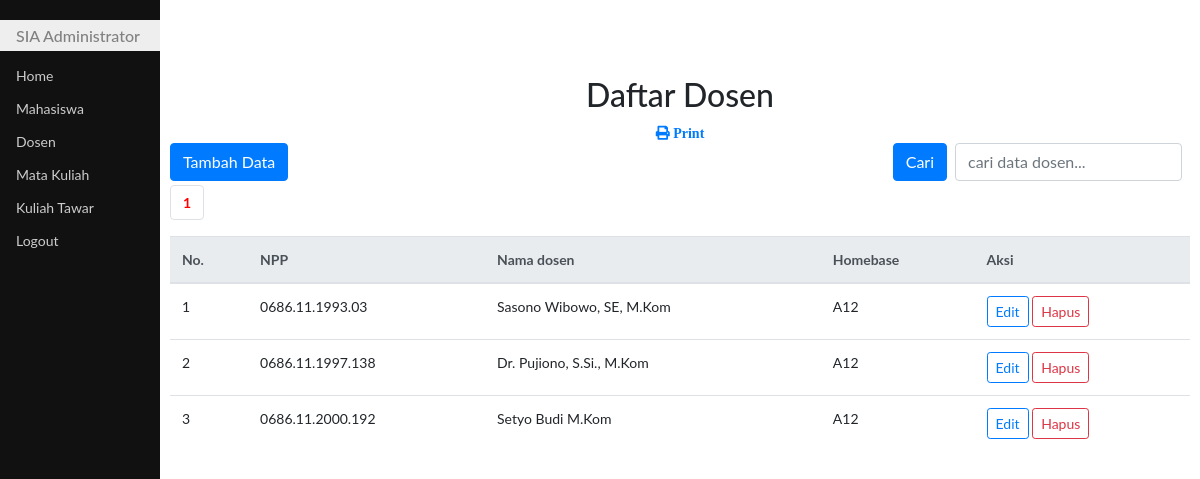
The page /updateDosen.php on the database its author committed.
### tables this page shows
CREATE TABLE `dosen` (
  `npp` char(16) NOT NULL,
  `namadosen` varchar(50) DEFAULT NULL,
  `homebase` char(10) DEFAULT NULL
);

### updateDosen.php (the view, shortened to what this page needs)
<!DOCTYPE html>
<html>
<head>
	<link rel="stylesheet" type="text/css" href="bootstrap4/css/bootstrap.css">
	<link rel="stylesheet" type="text/css" href="css/styleku.css">
    <link rel="stylesheet" href="https://use.fontawesome.com/releases/v5.7.0/css/all.css">
</head>
<body>
<?php
require "fungsi.php";
$jmlDataPerHal = 3;
if (isset($_POST['cari'])){
	$cari=$_POST['cari'];
	$sql="select * from dosen where npp like'%$cari%' or
						  namadosen like '%$cari%' or
						  homebase like '%$cari%'";
}else{
	$sql="select * from dosen";
}
$qry = mysqli_query($koneksi,$sql) or die(mysqli_error($koneksi));
$jmlData = mysqli_num_rows($qry);
$jmlHal = ceil($jmlData / $jmlDataPerHal);
if (isset($_GET['hal'])){
	$halAktif=$_GET['hal'];
}else{
	$halAktif=1;
}
$awalData=($jmlDataPerHal * $halAktif)-$jmlDataPerHal;
$kosong=false;
if (isset($_POST['cari'])){
	$cari=$_POST['cari'];
	$sql="select * from dosen where npp like'%$cari%' or
                             namadosen like '%$cari%' or
                              homebase like '%$cari%'
						  limit $awalData,$jmlDataPerHal";
}else{
	$sql="select * from dosen limit $awalData,$jmlDataPerHal";
}
$hasil=mysqli_query($koneksi,$sql) or die(mysqli_error($koneksi));
?>
<div class="utama">
	<h2 class="text-center" style="margin-top: 2cm;">Daftar Dosen</h2>
	<div class="text-center"><a href="prnDosenPdf.php"><span class="fas fa-print">&nbsp;Print</span></a></div>
	<span class="float-left">
		<a class="btn btn-primary" href="addDosen.php">Tambah Data</a>
	</span>
	<span class="float-right">
		<form action="" method="post" class="form-inline">
			<button class="btn btn-primary" type="submit">Cari</button>
			<input class="form-control mr-2 ml-2" type="text" name="cari" placeholder="cari data dosen..." autofocus autocomplete="off">
		</form>
	</span>
	<br><br>
	<ul class="pagination">
		<?php
		for($i=1;$i<=$jmlHal;$i++){
			if ($i==$halAktif){
				echo "<li class='page-item'><a class='page-link' href=?hal=$i style='font-weight:bold;color:red;'>$i</a></li>";
			}else{
				echo "<li class='page-item'><a class='page-link' href=?hal=$i>$i</a></li>";
			}
		}
		?>
	</ul>
	<table class="table table-hover">
	<thead class="thead-light">
	<tr>
        <th>No.</th>
		<th>NPP</th>
		<th>Nama dosen</th>
		<th>Homebase</th>
		<th>Aksi</th>
	</tr>
	</thead>
	<tbody>
	<?php
	if ($kosong){
		?>
		<tr><th colspan="6">
			<div class="alert alert-info alert-dismissible fade show text-center">
			Data tidak ada
			</div>
		</th></tr>
		<?php
	}else{
		if($awalData==0){
			$no=$awalData+1;
		}else{
			$no=$awalData;
		}
		while($row=mysqli_fetch_assoc($hasil)){
			?>
			<tr>
            <td><?php echo $no?></td>
				<td><?php echo $row["npp"]?></td>
				<td><?php echo $row["namadosen"]?></td>
				<td><?php echo $row["homebase"]?></td>
				<td>
				<a class="btn btn-outline-primary btn-sm" href="editDosen.php?kode=<?php echo $row["npp"]?>">Edit</a>
				<a class="btn btn-outline-danger btn-sm" href="hpsDosen.php?kode=<?php echo $row["npp"]?>" onclick="return confirm('Yakin dihapus nih?')">Hapus</a>
                </td>
			</tr>
			<?php
			$no++;
		}
	}
	?>
	</tbody>
	</table>
</div>
</body>
</html>

### css/styleku.css (style rules this page uses)
body { font-family: "Lato", sans-serif; }
.menusamping { height: 100%; width: 160px; position: fixed; z-index: 1; top: 0; left: 0; background-color: #111; overflow-x: hidden; padding-top: 20px; }
.menusamping a { padding: 6px 8px 6px 16px; text-decoration: none; font-size: 14px; color: #ccc; display: block; }
.menusamping h1 { padding: 6px 8px 6px 16px; text-decoration: none; font-size: 16px; color: #818181; background-color:#eee; display: block; }
.utama { margin-left: 160px; font-size: 14px; padding: 0px 10px; }

### rows shown on the page
dosen: npp "0686.11.1993.03", namadosen "Sasono Wibowo, SE, M.Kom", homebase "A12"
dosen: npp "0686.11.1997.138", namadosen "Dr. Pujiono, S.Si., M.Kom", homebase "A12"
dosen: npp "0686.11.2000.192", namadosen "Setyo Budi M.Kom", homebase "A12"
